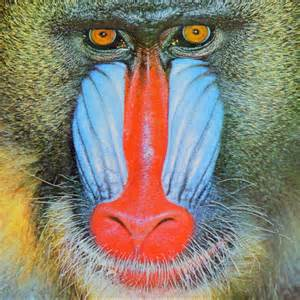
#> input picture cs231a/ps0/ps0_code/image1.jpg, 300 x 300 px, given in place of simple.jpg, which was not available
$ python main.py   (Python 2 division)   (older library calls are emulated)
#> lines starting #> are read from the running program, lines starting #| are printed output that depends on the picture; pictures that were not available may be replaced by others from this repository, and a replacement may not be noted
import numpy as np
import skimage.io as sio
from scipy.io import loadmat
from plotting import *
import math
from scipy.signal import convolve2d

'''
COMPUTE_GRADIENT Given an image, computes the pixel gradients

Arguments:
    im - a grayscale image, represented as an ndarray of size (H, W) containing
        the pixel values

Returns:
    angles - ndarray of size (H-2, W-2) containing gradient angles in degrees

    magnitudes - ndarray of size (H-2, W-2) containing gradient magnitudes

The way that the angles and magnitude per pixel are computed as follows:
Given the following pixel grid

    P1 P2 P3
    P4 P5 P6
    P7 P8 P9

We compute the angle on P5 as arctan(dy/dx) = arctan(P2-P8 / P4-P6).
Note that we should be using np.arctan2, which is more numerically stable.
However, this puts us in the range [-180, 180] degrees. To be in the range
[0,180], we need to simply add 180 degrees to the negative angles.

The magnitude is simply sqrt((P4-P6)^2 + (P2-P8)^2)
'''
def compute_gradient(im):
    # TODO: Implement this method!
    dx_filter = np.zeros((3,3))
    dx_filter[1, 0] = -1
    dx_filter[1, 2] = 1
    dx = convolve2d(im, dx_filter, mode='valid')

    dy_filter = np.zeros((3,3))
    dy_filter[0, 1] = -1
    dy_filter[2, 1] = 1
    dy = convolve2d(im, dy_filter, mode='valid')

    all = np.concatenate((np.expand_dims(dx, axis = -1), np.expand_dims(dy, axis = -1)), axis=-1)
    mag = np.linalg.norm(all, axis = -1)
    angles = np.arctan2(dy, dx) * 180 / np.pi
    angles = np.where(angles >= 0, angles, angles + 180)
    return angles, mag

'''
GENERATE_HISTOGRAM Given matrices of angles and magnitudes of the image
gradient, generate the histogram of angles

Arguments:
    angles - ndarray of size (M, N) containing gradient angles in degrees

    magnitudes - ndarray of size (M, N) containing gradient magnitudes

    nbins - the number of bins that you want to bin the histogram into

Returns:
    histogram - an ndarray of size (nbins,) containing the distribution
        of gradient angles.

This method should be implemented as follows:

1)Each histogram will bin the angle from 0 to 180 degrees. The number of bins
will dictate what angles fall into what bin (i.e. if nbins=9, then first bin
will contain the votes of angles close to 10, the second bin will contain those
close to 30, etc).

2) To create these histogram, iterate over the gradient grids, putting each
gradient into its respective bins. To do this properly, we interpolate and
weight the voting by both its magnitude and how close it is to the average
angle of the two bins closest to the angle of the gradient. For example, if we
have nbins = 9 and receive angle of 20 degrees with magnitude 1, then we the
vote contribution to the histogram weights equally with the first and second bins
(since its closest to both 10 and 30 degrees). If instead, we recieve angle of
25 degrees with magnitude 2, then it is weighted 25% in the first bin and 75%
in second bin, but with twice the voting power.

Mathematically, if you have an angle, magnitude, the center_angle1 of the lower
bin center_angle2 of the higher bin, then:

histogram[bin1] += magnitude * |angle - center_angle2| / (180 / nbins)
histogram[bin2] += magnitude * |angle - center_angle1| / (180 / nbins)

Notice how that we're weighting by the distance to the opposite center. The
further the angle is from one center means it is closer to the opposite center
(and should be weighted more).

One special case you will have to take care of is when the angle is near
180 degrees or 0 degrees. It may be that the two nearest bins are the first and
last bins respectively.OA
'''
def generate_histogram(angles, magnitudes, nbins = 9):
    # TODO: Implement this method!
    bin_width = 180.0/nbins
    bin = np.maximum(0, np.floor((angles-1e-6) / bin_width))
    other_bin = np.floor(angles / bin_width + 0.5)
    other_bin = np.where(other_bin != bin, other_bin, bin-1)

    v1 = np.multiply(magnitudes, np.abs(angles - (other_bin + 0.5)*bin_width) / bin_width)
    v2 = np.multiply(magnitudes, np.abs(angles - (bin + 0.5)*bin_width) / bin_width)

    other_bin = np.where(other_bin == nbins, 0, np.where(other_bin < 0, nbins-1, other_bin))
    histo = np.bincount(bin.astype(np.int).reshape(-1), v1.reshape(-1))
    if histo.shape[0] < nbins:
      histo = np.hstack((histo, np.zeros((nbins-histo.shape[0]))))
    histo2 = np.bincount(other_bin.astype(np.int).reshape(-1), v2.reshape(-1))
    if histo2.shape[0] < nbins:
      histo2 = np.hstack((histo2, np.zeros((nbins-histo2.shape[0]))))

    return histo + histo2

'''
COMPUTE_HOG_FEATURES Computes the histogram of gradients features
Arguments:
    im - the image matrix

    pixels_in_cell - each cell will be of size (pixels_in_cell, pixels_in_cell)
        pixels

    cells_in_block - each block will be of size (cells_in_block, cells_in_block)
        cells

    nbins - number of histogram bins

Returns:
    features - the hog features of the image represented as an ndarray of size
        (H_blocks, W_blocks, cells_in_block * cells_in_block * nbins), where
            H_blocks is the number of blocks that fit height-wise
            W_blocks is the number of blocks that fit width-wise

Generating the HoG features can be done as follows:

1) Compute the gradient for the image, generating angles and magnitudes

2) Define a cell, which is a grid of (pixels_in_cell, pixels_in_cell) pixels.
Also, define a block, which is a grid of (cells_in_block, cells_in_block) cells.
This means each block is a grid of side length pixels_in_cell * cell_in_block
pixels.

3) Pass a sliding window over the image, with the window size being the size of
a block. The stride of the sliding window should be half the block size, (50%
overlap). Each cell in each block will store a histogram of the gradients in
that cell. Consequently, there will be cells_in_block * cells_in_block
histograms in each block. This means that each block feature will initially
represented as a (cells_in_block, cells_in_block, nbins) ndarray, that can
reshaped into a (cells_in_block * cells_in_block *nbins,) ndarray. Make sure to
normalize such that the norm of this flattened block feature is 1.

4) The overall hog feature that you return will be a grid of all these flattened
block features.

Note: The final overall feature ndarray can be flattened if you want to use to
train a classifier or use it as a feature vector.
'''
def compute_hog_features(im, pixels_in_cell, cells_in_block, nbins):
    # TODO: Implement this method!
    angles, magnitude = compute_gradient(im)

    h, w = angles.shape[:2]
    cell_size = pixels_in_cell
    block_size = cells_in_block * pixels_in_cell
    stride = block_size // 2
    assert(stride % pixels_in_cell == 0)
    stride_cell = stride // pixels_in_cell

    h_cells = int(np.ceil(h / pixels_in_cell))
    w_cells = int(np.ceil(w / pixels_in_cell))
    histo = np.zeros((h_cells, w_cells, nbins))
    for i in range(h_cells):
      i_start = i*pixels_in_cell
      for j in range(w_cells):
        j_start = j * pixels_in_cell
        histo[i, j] = generate_histogram(angles[i_start : (i_start+pixels_in_cell), j_start:(j_start+pixels_in_cell)], magnitude[i_start : (i_start+pixels_in_cell), j_start:(j_start+pixels_in_cell)], nbins)


    # if not enough cells, we will discard it otherwise the hog feature length will differ
    h_blocks = ((h_cells - cells_in_block) // stride_cell) + 1
    w_blocks = ((w_cells - cells_in_block) // stride_cell) + 1
    hog = np.zeros((h_blocks, w_blocks, cells_in_block*cells_in_block*nbins))
    for i in range(h_blocks):
      i_start = i * stride_cell
      for j in range(w_blocks):
        j_start = j * stride_cell
        f = histo[i_start : (i_start+cells_in_block), j_start : (j_start+cells_in_block)].reshape(-1)
        hog[i, j] = f / np.linalg.norm(f)
    return hog


if __name__ == '__main__':
    # Part A: Checking the image gradient
    print '-' * 80
    print 'Part A: Image gradient'
    print '-' * 80
    im = sio.imread('simple.jpg', True)
#> im: shape (300, 300) float64; min 0.0025, max 0.93, mean 0.509
    grad_angle, grad_magnitude = compute_gradient(im)
#> in compute_gradient, `mag = np.linalg.norm(all, axis = -1)`:
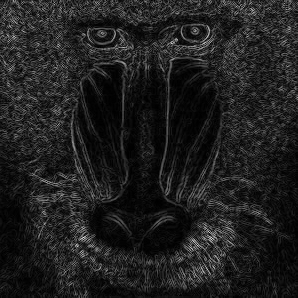
#> mag: shape (298, 298) float64; min 1.49e-05, max 0.953, mean 0.124
    print "Expected angle: 126.339396329"
    print "Expected magnitude: 0.423547566786"
    print "Checking gradient test case 1:", \
        np.abs(grad_angle[0][0] - 126.339396329) < 1e-3 and \
        np.abs(grad_magnitude[0][0] - 0.423547566786) < 1e-3
#| Checking gradient test case 1: False
    im = np.array([[1, 2, 2, 4, 8],
                    [3, 0, 1, 5, 10],
                    [10, 13, 12, 2, 7],
                    [10, 5, 1, 0, 3],
                    [1, 1, 1.5, 2, 2.5]])
    grad_angle, grad_magnitude = compute_gradient(im)
    correct_angle = np.array([[ 100.30484647,   63.43494882,  167.47119229],
                              [  68.19859051,    0.        ,   45.        ],
                              [  53.13010235,   64.53665494,  180.        ]])
    correct_magnitude = np.array([[ 11.18033989,  11.18033989,   9.21954446],
                                  [  5.38516481,  11.        ,   7.07106781],
                                  [ 15.        ,  11.62970335,   2.        ]])
    print "Expected angles: \n", correct_angle
    print "Expected magnitudes: \n", correct_magnitude
    print "Checking gradient test case 2:", \
        np.allclose(grad_angle, correct_angle) and \
        np.allclose(grad_magnitude, correct_magnitude)

    # Part B: Checking the histogram generation
    print '-' * 80
    print 'Part B: Histogram generation'
    print '-' * 80
    angles = np.array([[10, 30, 50], [70, 90, 110], [130, 150, 170]])
    magnitudes = np.arange(1,10).reshape((3,3))
    print "Checking histogram test case 1:", \
        np.all(generate_histogram(angles, magnitudes, nbins = 9) == np.arange(1,10))

    angles = np.array([[20, 40, 60], [80, 100, 120], [140, 160, 180]])
    magnitudes = np.arange(1,19,2).reshape((3,3))
    histogram = generate_histogram(angles, magnitudes, nbins = 9)
    print "Checking histogram test case 2:", \
        np.all(histogram  == np.array([9, 2, 4, 6, 8, 10, 12, 14, 16]))

    angles = np.array([[13, 23, 14.3], [53, 108, 1], [77, 8, 32]])
    magnitudes = np.ones((3,3))
    histogram = generate_histogram(angles, magnitudes, nbins = 9)
    print "Submit these results:", histogram

    # Part C: Computing and displaying the final HoG features
    # vary cell size to change the output feature vector. These parameters are common parameters
    pixels_in_cell = 8
    cells_in_block = 2
    nbins = 9
    im = sio.imread('car.jpg', True)
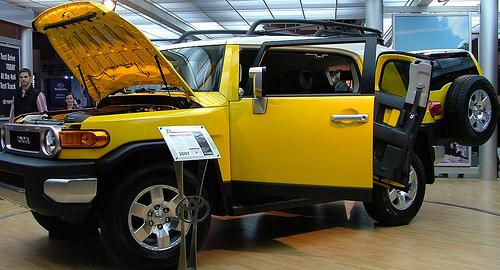
#> input picture cs231a/ps3/code_ps3/hog/car.jpg, 500 x 270 px
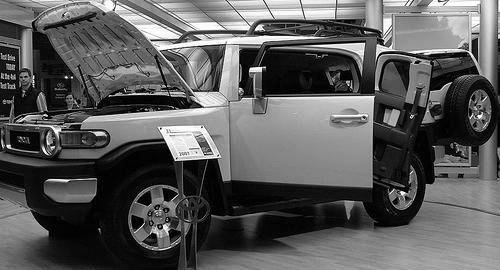
#> im: shape (270, 500) float64; min 0, max 1, mean 0.356
    car_hog_feat = compute_hog_features(im, pixels_in_cell, cells_in_block, nbins)
#> in compute_gradient (call 3), `dy = convolve2d(im, dy_filter, mode='valid')`:
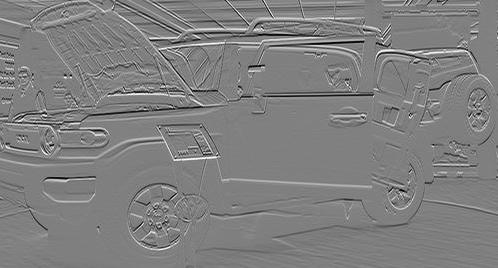
#> dy: shape (268, 498) float64; min -0.998, max 0.992, mean 0.00216; drawn with min black and max white
#> in compute_gradient (call 3), `mag = np.linalg.norm(all, axis = -1)`:
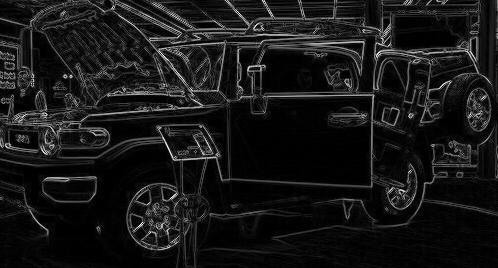
#> mag: shape (268, 498) float64; min 0, max 1.33, mean 0.122; drawn with min black and max white
#> in compute_gradient (call 3), `angles = np.arctan2(dy, dx) * 180 / np.pi`:
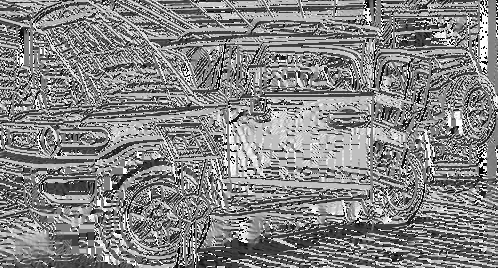
#> angles: shape (268, 498) float64; min -180, max 180, mean 8.2; drawn with min black and max white
#> in compute_gradient (call 3), `angles = np.where(angles >= 0, angles, angles + 180)`:
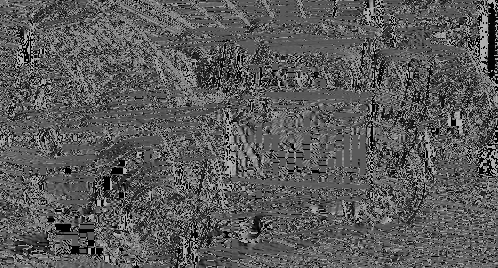
#> angles: shape (268, 498) float64; min 0, max 180, mean 90.8
#> the loop in compute_hog_features, `for i in range(h_cells):` made 33 passes
#> i_start on passes 2 to 4: 8, 16, 24
#> (the run stopped early here; a loop or call above may not have finished)
